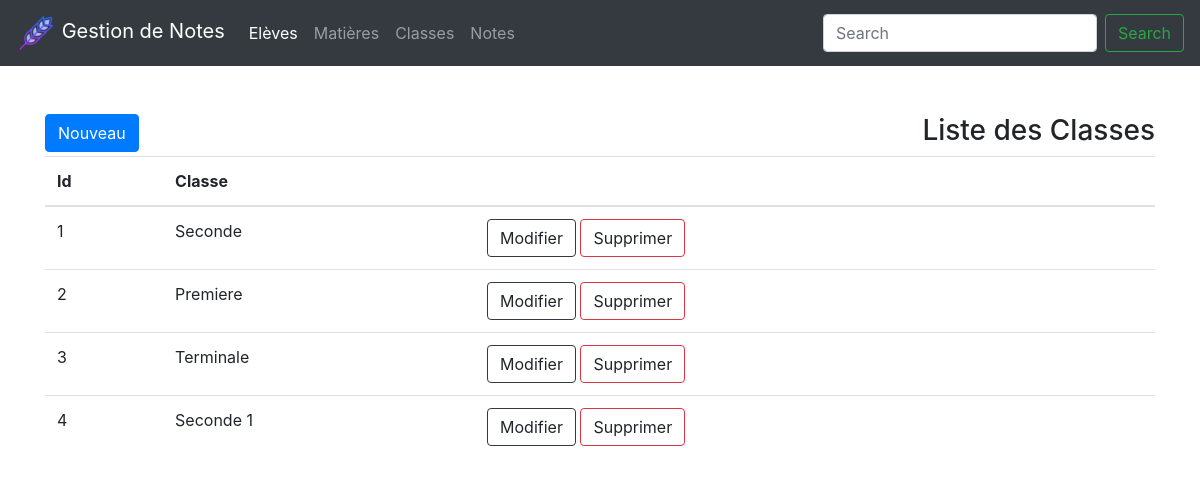
Page /views/Classe/index.php on the committed database.
### tables this page shows
CREATE TABLE `classe` (
  `idClasse` int(11) NOT NULL,
  `classe` varchar(20) NOT NULL
);

### models/classe.php (called while the page is built, shortened)
<?php
    class Classe {
        private $conn;
        private $table = 'classe';
        public function __construct($db)
        {
            $this->conn = $db;
        }
        public function lister_Classe()
        {
            $query = 'SELECT * FROM '.$this->table.' ORDER BY idClasse';
            $statement = $this->conn->prepare($query);
            $statement->execute();
            return $statement;
        }
    }

### views/Classe/index.php (the view, shortened to what this page needs)
<?php
	include '../../models/classe.php';
	$database = new Database();
    $db = $database->connect();
    $classe = new Classe($db);
    $result = $classe->lister_Classe();
    $liste_classe = $result->fetchAll(PDO::FETCH_ASSOC);
?>
<!DOCTYPE html>
<html>
	<head>
		<link rel="stylesheet" type="text/css" href="../../assets/css/bootstrap.css">
		<link rel="stylesheet" type="text/css" href="../../assets/css/style.css">
		<?php include_once '../header.php' ?>
	</head>
	<body>
		<div class="container mt-5">
			<h3 class="float-right">Liste des Classes</h3>
		</div>
		<div class="container">
			<button type="button" class="btn btn-primary" data-toggle="modal" data-target="#nouveau">
			    Nouveau
			</button>
			<table class="table table-hover">
			    <thead>
			      <tr>
			        <th>Id</th>
			        <th>Classe</th>
			        <th></th>
			      </tr>
			    </thead>
			    <tbody>
			      <?php foreach ($liste_classe as $data) { ?>
					<tr>
						<td><?= $data['idClasse'] ?></td>
						<td><?= $data['classe'] ?></td>
						<td>
				        	<a class="btn btn-outline-dark" data-toggle="modal" data-target="#modifier"><span>Modifier</span></a>
				        	<a class="btn btn-outline-danger" data-toggle="modal" data-target="#supprimer"><span>Supprimer</span></a>
			        </td>
					</div>
				<?php } ?>
	</body>
</html>

### assets/css/style.css (style rules this page uses)
table { border: none !important; }

### rows in the picture
classe: idClasse "1", classe "Seconde"
classe: idClasse "2", classe "Premiere"
classe: idClasse "3", classe "Terminale"
classe: idClasse "4", classe "Seconde 1"
